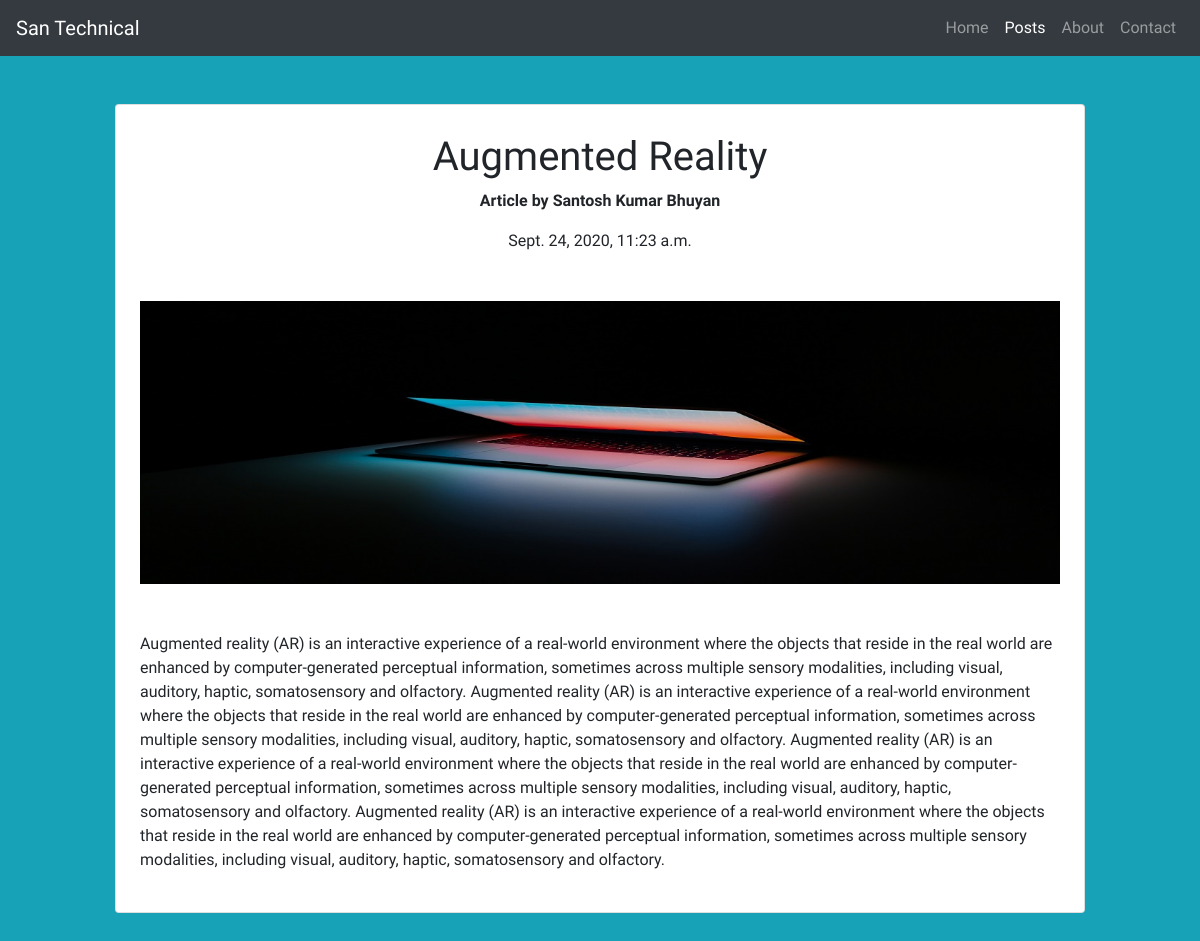
The page /First Post on the database its author committed.
### myblog/models.py (models this page shows, shortened)
class Post(models.Model):
    sno = models.AutoField(primary_key=True)
    title = models.CharField(max_length=220)
    author = models.CharField(max_length=25)
    slug = models.CharField(max_length=200)
    content = models.TextField()
    timestamp = models.DateTimeField(blank=True)
    image = models.ImageField(upload_to="static/img" , default="")

### myblog/views.py (the view)
# urls.py: path('<str:slug>', views.blogpost , name='blogpost',),
def blogpost(request, slug):
    post = Post.objects.filter(slug=slug).first()
    context = {'post' : post}
    return render(request, 'blogpost.html', context)

### templates/blogpost.html (shortened to what this page needs)
{% extends 'layout.html' %}
{% block postactive %} active {% endblock postactive %}
{% block body %}
  <div class="containerfluid bg-info pt-5 pb-5">
    <div class="col-xl-10 col-lg-10 col-md-11 col-11 mx-auto">
       <div class="col-12 card p-4 shadow blog_left__div">
         <div class="d-flex justify-content-center align-items-center flex-column pt-1 pb-5 ">
            <h1 class="main_heading">{{post.title}}</h1>
            <p class="main_heading__para"> <span class="font-weight-bold">Article by {{post.author}}</span></p>
             <span>{{ post.timestamp }}</span>
         </div>
         <figure class="right_side__img mb-5">
            <img src="{{post.image}}" class="img-fluid shadow">
         </figure>
         <p>
             {{ post.content }}
         </p>
       </div>
    </div>
</div>
{% endblock %}

### static/css/style.css (style rules this page uses)
* { margin: 0; padding: 0; font-family: 'Peddana', serif; }

### rows shown on the page
Post: title "Augmented Reality", author "Santosh Kumar Bhuyan", timestamp "Sept. 24, 2020, 11:23 a.m.", image (picture), content "Augmented reality (AR) is an interactive experience of a real-world environment where the objects that reside in the real world are enhanced by computer-generated perceptual information, sometimes across multiple sensory modalities, including visual, auditory, haptic, somatosensory and olfactory. Augmented reality (AR) is an interactive experience of a real-world environment where the objects that reside in the real world are enhanced by computer-generated perceptual information, sometimes across multiple sensory modalities, including visual, auditory, haptic, somatosensory and olfactory. Augmented reality (AR) is an interactive experience of a real-world environment where the objects that…"
